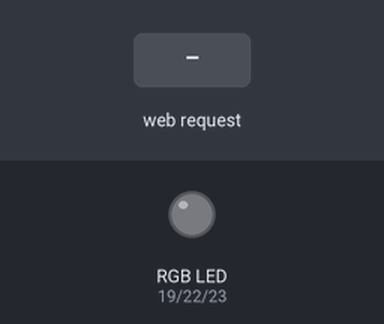
This sketch was run on a simulated ESP32. On the bench: an RGB LED mixed from three pins (HIGH = lit). The inputs (shaded band) are chosen by the test bench. WiFi joins after 1.5 s; servers stay silent unless stated; what the sketch prints to the serial monitor is not drawn.

Above: at 2.7 s.
2.8 s: HTTP request GET /23/on received
At 3.7 s:
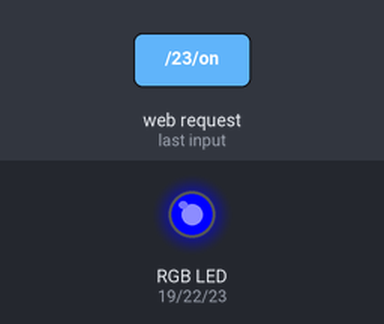
4.3 s: HTTP request GET /22/on received
At 4.8 s:
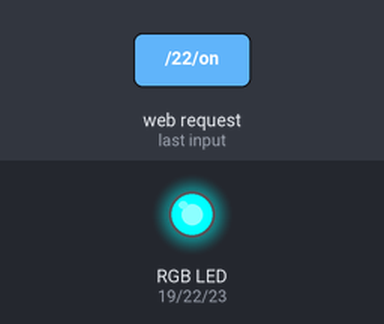
5.8 s: HTTP request GET /23/off received
At 7.0 s:
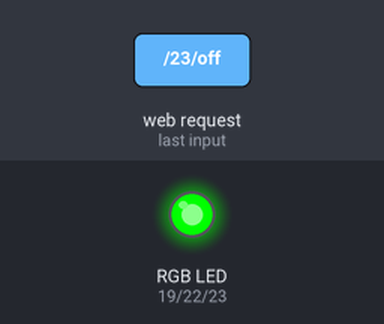
7.3 s: HTTP request GET /19/on received
At 8.3 s:
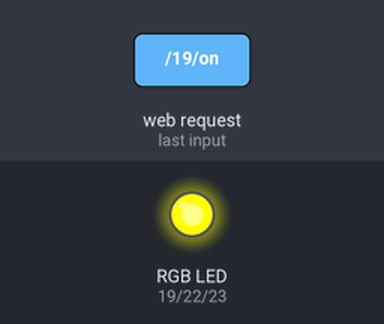
8.8 s: HTTP request GET /22/off received
At 9.4 s:
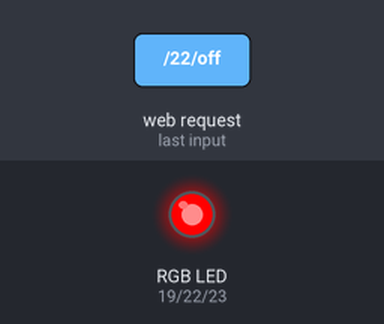
10.3 s: HTTP request GET /19/off received
At 10.6 s:
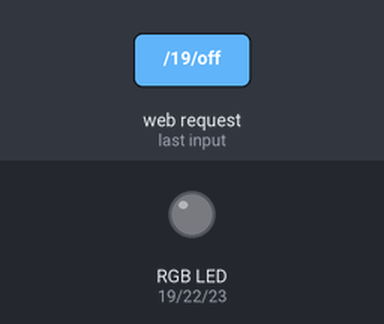
Timing chart, 0 to 12.8 s (numbered marks = the images above; inputs shaded):
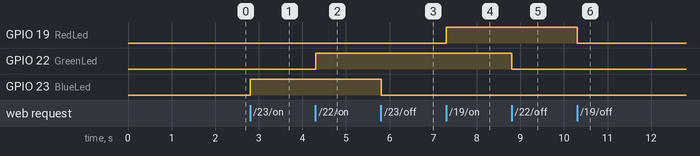

Measured:
- after the input at 2.8 s, GPIO 23 (BlueLed): LOW → HIGH at once
- after the input at 4.3 s, GPIO 22 (GreenLed): LOW → HIGH at once
- after the input at 5.8 s, GPIO 23 (BlueLed): HIGH → LOW at once
- after the input at 7.3 s, GPIO 19 (RedLed): LOW → HIGH at once
- after the input at 8.8 s, GPIO 22 (GreenLed): HIGH → LOW at once
- after the input at 10.3 s, GPIO 19 (RedLed): HIGH → LOW at once

The sketch:

esp32-web-ui-rgb-led.ino
```cpp
/*********
  Rui Santos
  Complete project details at https://randomnerdtutorials.com
*********/
//https://wokwi.com/projects/380548733838320641
// Load Wi-Fi library
#include <WiFi.h>

// Replace with your network credentials
const char* ssid = "";
const char* password = "";

// Set web server port number to 80
WiFiServer server(80);

// Variable to store the HTTP request
String header;


// Auxiliar variables to store the current output state
String BlueLedState = "off";
String GreenLedState = "off";
String RedLedState = "off";

// Assign output variables to GPIO pins
const int BlueLed = 23;
const int GreenLed = 22;
const int RedLed = 19;

// Current time
unsigned long currentTime = millis();
// Previous time
unsigned long previousTime = 0;
// Define timeout time in milliseconds (example: 2000ms = 2s)
const long timeoutTime = 2000;

void setup() {
  Serial.begin(115200);
  // Initialize the output variables as outputs
  pinMode(BlueLed, OUTPUT);
  pinMode(GreenLed, OUTPUT);
  pinMode(RedLed, OUTPUT);
  // Set outputs to LOW
  digitalWrite(BlueLed, LOW);
  digitalWrite(GreenLed, LOW);
  digitalWrite(RedLed, LOW);
  // Connect to Wi-Fi network with SSID and password
  Serial.print("Connecting to ");
  Serial.println(ssid);
  WiFi.begin(ssid, password);
  while (WiFi.status() != WL_CONNECTED) {
    delay(500);
    Serial.print(".");
  }
  // Print local IP address and start web server
  Serial.println("");
  Serial.println("WiFi connected.");
  Serial.println("IP address: ");
  Serial.println(WiFi.localIP());
  server.begin();
}

void loop(){
  WiFiClient client = server.available();   // Listen for incoming clients

  if (client) {                             // If a new client connects,
    currentTime = millis();
    previousTime = currentTime;
    Serial.println("New Client.");          // print a message out in the serial port
    String currentLine = "";                // make a String to hold incoming data from the client
    while (client.connected() && currentTime - previousTime <= timeoutTime) {  // loop while the client's connected
      currentTime = millis();
      if (client.available()) {             // if there's bytes to read from the client,
        char c = client.read();             // read a byte, then
        Serial.write(c);                    // print it out the serial monitor
        header += c;
        if (c == '\n') {                    // if the byte is a newline character
          // if the current line is blank, you got two newline characters in a row.
          // that's the end of the client HTTP request, so send a response:
          if (currentLine.length() == 0) {
            // HTTP headers always start with a response code (e.g. HTTP/1.1 200 OK)
            // and a content-type so the client knows what's coming, then a blank line:
            client.println("HTTP/1.1 200 OK");
            client.println("Content-type:text/html");
            client.println("Connection: close");
            client.println();

            // turns the GPIOs on and off
            if (header.indexOf("GET /23/on") >= 0) {
              Serial.println("GPIO 23 on");
              BlueLedState = "on";
              digitalWrite(BlueLed, HIGH);
            } else if (header.indexOf("GET /23/off") >= 0) {
              Serial.println("GPIO 23 off");
              BlueLedState = "off";
              digitalWrite(BlueLed, LOW);
            } else if (header.indexOf("GET /22/on") >= 0) {
              Serial.println("GPIO 22 on");
              GreenLedState = "on";
              digitalWrite(GreenLed, HIGH);
            } else if (header.indexOf("GET /22/off") >= 0) {
              Serial.println("GPIO 22 off");
              GreenLedState = "off";
              digitalWrite(GreenLed, LOW);
            }else if (header.indexOf("GET /19/on") >= 0) {
              Serial.println("GPIO 19 on");
              RedLedState = "on";
              digitalWrite(RedLed, HIGH);
            } else if (header.indexOf("GET /19/off") >= 0) {
              Serial.println("GPIO 19 off");
              RedLedState = "off";
              digitalWrite(RedLed, LOW);
            }

            // Display the HTML web page
            client.println("<!DOCTYPE html><html>");
            client.println("<head><meta name=\"viewport\" content=\"width=device-width, initial-scale=1\">");
            client.println("<link rel=\"icon\" href=\"data:,\">");
            // CSS to style the on/off buttons
            // Feel free to change the background-color and font-size attributes to fit your preferences
            client.println("<style>html { font-family: Helvetica; display: inline-block; margin: 0px auto; text-align: center;}");
            client.println(".button { background-color: #555555; border: none; color: white; padding: 16px 40px;");
            client.println("text-decoration: none; font-size: 30px; margin: 2px; cursor: pointer;}");
            client.println(".greenbtn {background-color: #00FF00;}");
            client.println(".bluebtn {background-color: #0080FF;}");
            client.println(".redbtn {background-color: #FF0000;}</style></head>");

            // Web Page Heading
            client.println("<body><h1>ESP32 Web Server</h1>");

            // Display current state, and ON/OFF buttons for GPIO 26
            client.println("<p>GPIO 23 - State " + BlueLedState + "</p>");
            // If the BlueLedState is off, it displays the ON button
            if (BlueLedState=="off") {
              client.println("<p><a href=\"/23/on\"><button class=\"button bluebtn\">Turn ON</button></a></p>");
            } else {
              client.println("<p><a href=\"/23/off\"><button class=\"button\">Turn OFF</button></a></p>");
            }

            // Display current state, and ON/OFF buttons for GPIO 27
            client.println("<p>GPIO 22 - State " + GreenLedState + "</p>");
            // If the GreenLedState is off, it displays the ON button
            if (GreenLedState=="off") {
              client.println("<p><a href=\"/22/on\"><button class=\"button greenbtn\">Turn ON</button></a></p>");
            } else {
              client.println("<p><a href=\"/22/off\"><button class=\"button\">Turn OFF</button></a></p>");
            }

             // Display current state, and ON/OFF buttons for GPIO 27
            client.println("<p>GPIO 19 - State " +RedLedState + "</p>");
            // If the GreenLedState is off, it displays the ON button
            if (RedLedState=="off") {
              client.println("<p><a href=\"/19/on\"><button class=\"button redbtn\">Turn ON</button></a></p>");
            } else {
              client.println("<p><a href=\"/19/off\"><button class=\"button\">Turn OFF</button></a></p>");
            }

            client.println("</body></html>");

            // The HTTP response ends with another blank line
            client.println();
            // Break out of the while loop
            break;
          } else { // if you got a newline, then clear currentLine
            currentLine = "";
          }
        } else if (c != '\r') {  // if you got anything else but a carriage return character,
          currentLine += c;      // add it to the end of the currentLine
        }
      }
    }
    // Clear the header variable
    header = "";
    // Close the connection
    client.stop();
    Serial.println("Client disconnected.");
    Serial.println("");
  }
}
```
